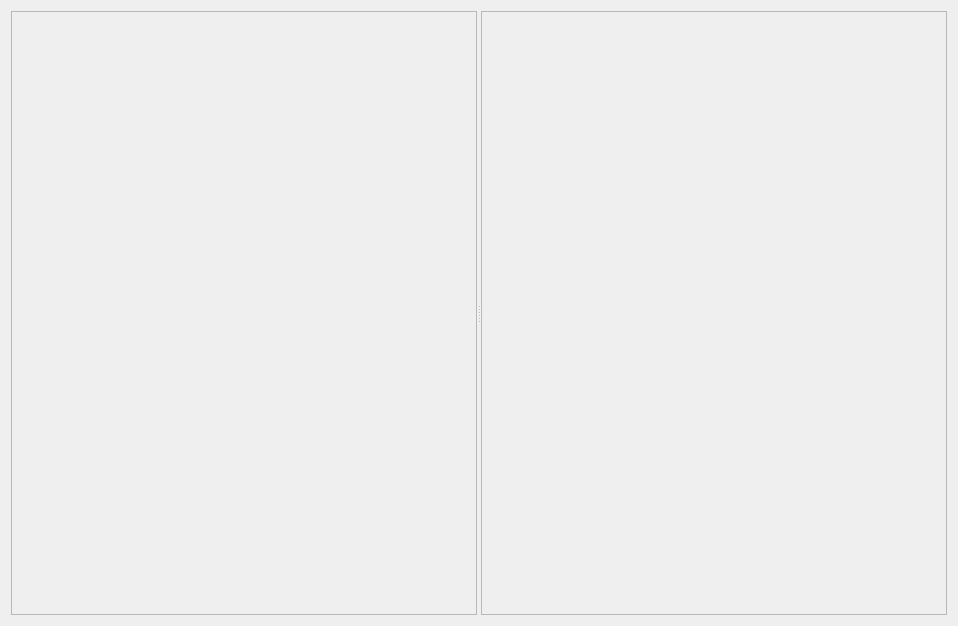
<?xml version="1.0" encoding="UTF-8"?>
<ui version="4.0">
 <class>guiDlg</class>
 <widget class="QWidget" name="guiDlg">
  <property name="geometry">
   <rect>
    <x>0</x>
    <y>0</y>
    <width>958</width>
    <height>626</height>
   </rect>
  </property>
  <property name="windowTitle">
   <string>mapper</string>
  </property>
  <layout class="QVBoxLayout" name="verticalLayout">
   <item>
    <widget class="QSplitter" name="splitter">
     <property name="orientation">
      <enum>Qt::Horizontal</enum>
     </property>
     <widget class="QFrame" name="frame_robot">
      <property name="sizePolicy">
       <sizepolicy hsizetype="Expanding" vsizetype="Preferred">
        <horstretch>0</horstretch>
        <verstretch>0</verstretch>
       </sizepolicy>
      </property>
      <property name="frameShape">
       <enum>QFrame::StyledPanel</enum>
      </property>
      <property name="frameShadow">
       <enum>QFrame::Sunken</enum>
      </property>
     </widget>
     <widget class="QFrame" name="frame_graph">
      <property name="frameShape">
       <enum>QFrame::StyledPanel</enum>
      </property>
      <property name="frameShadow">
       <enum>QFrame::Sunken</enum>
      </property>
     </widget>
    </widget>
   </item>
  </layout>
 </widget>
 <resources/>
 <connections/>
</ui>
